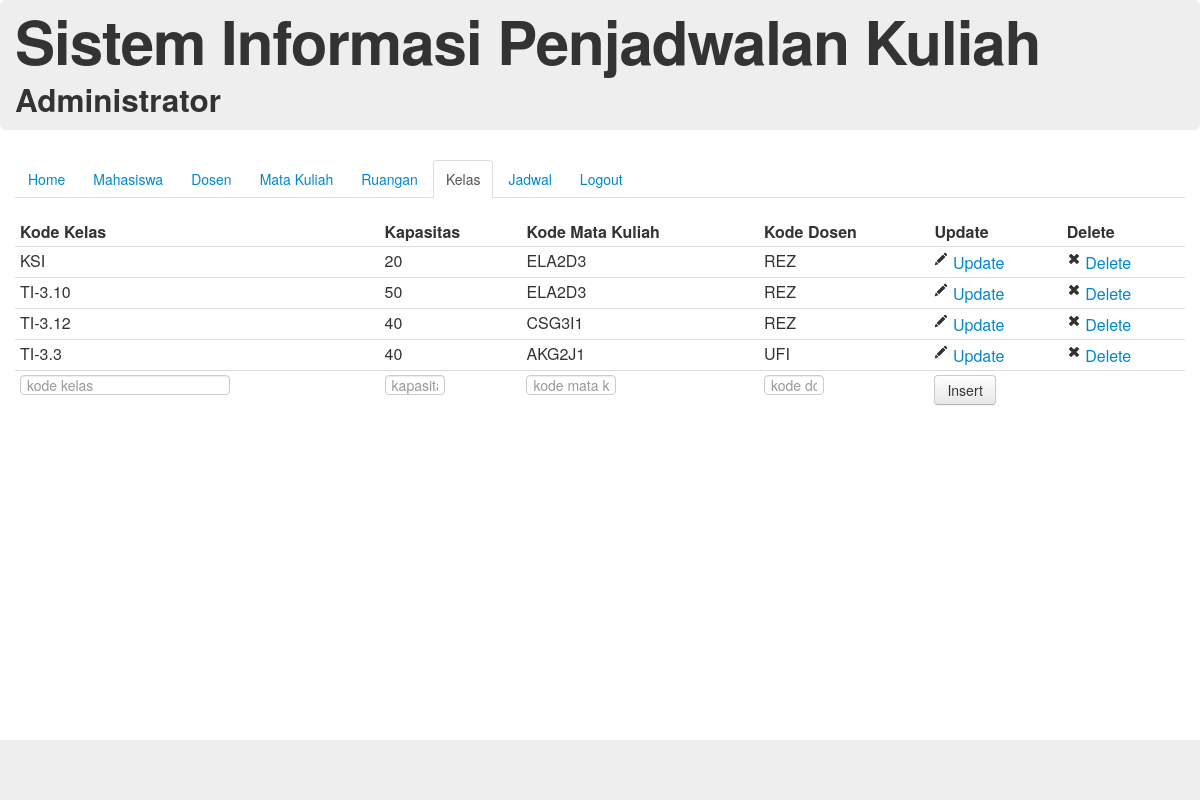
/index.php/adminController/viewKelas, run on the app's committed database.
### tables this page shows
CREATE TABLE `kelas` (
  `kode_kelas` varchar(20) NOT NULL,
  `kapasitas` int(3) NOT NULL,
  `kode_matakuliah` varchar(6) NOT NULL,
  `kode_dosen` varchar(3) NOT NULL
);

### application/controllers/adminController.php (called while the page is built, shortened)
<?php if ( ! defined('BASEPATH')) exit('No direct script access allowed');
class AdminController extends CI_Controller {
	function viewKelas($message = -1, $messageData=""){
		$data['active'] = "kelas";
		$this->load->model('kelas');
		$data['kelas'] = $this->kelas->get_all();
		$data['messageData'] = $messageData;
		$this->load->view('header');
		$this->load->view('admin/menu',$data);
		$this->load->view('admin/tabelKelas',$data);
		$this->load->view('footer');
	}
}

### index.php (called while the page is built, shortened)
<?php
require_once BASEPATH.'core/CodeIgniter.php';

### application/models/kelas.php (called while the page is built, shortened)
<?php
class Kelas extends CI_Model{
	function get_all(){
		$query = $this->db->get('kelas');
		return $query->result();
	}
} ?>

### application/views/admin/tabelKelas.php (the view)
<div id="content">
	<table class="table table-hover table-condensed">
		<thead>
			<tr>
				<th>Kode Kelas</th>
				<th>Kapasitas</th>
				<th>Kode Mata Kuliah</th>
				<th>Kode Dosen</th>
				<th>Update</th>
				<th>Delete</th>
			</tr>
		</thead>
		<tbody>
			<?php foreach ($kelas as $kls){
				echo "<tr><td>". $kls->kode_kelas;
				echo "</td><td>". $kls->kapasitas;
				echo "</td><td>". $kls->kode_matakuliah;
				echo "</td><td>". $kls->kode_dosen;
				echo "</td><td>";
				echo "<a href='". base_url() ."index.php/adminController/formUpdateKelas/". $kls->kode_kelas ."' title='Update'><i class='icon-pencil'></i> Update</a>";
				echo "</td><td>";
				echo "<a href='". base_url() ."index.php/adminController/deleteKelas/". $kls->kode_kelas ."' title='Delete'><i class='icon-remove'></i> Delete</a>";
				echo "</td></tr>";
			}
			?>
		</tbody>
		<tfoot>
			<form action="<?php echo base_url(); ?>index.php/adminController/insertKelas" method="POST">
				<tr>
					<td><input class="input-large" type="text" name="kode_kelas" placeholder="kode kelas" maxlength="20"></td>
					<td><input class="input-mini" type="text" name="kapasitas" placeholder="kapasitas" maxlength="3"></td>
					<td><input class="input-small" type="text" name="kode_matakuliah" placeholder="kode mata kuliah" maxlength="6"></td>
					<td><input class="input-mini" type="text" name="kode_dosen" placeholder="kode dosen" maxlength="3"></td>
					<td><input class="btn" type="submit" value="Insert"></td>
					<td></td>
				</tr>
			</form>
		</tfoot>
	</table>
</div>

### data on the page
kelas: kode_kelas "KSI", kapasitas "20", kode_matakuliah "ELA2D3", kode_dosen "REZ"
kelas: kode_kelas "TI-3.10", kapasitas "50", kode_matakuliah "ELA2D3", kode_dosen "REZ"
kelas: kode_kelas "TI-3.12", kapasitas "40", kode_matakuliah "CSG3I1", kode_dosen "REZ"
kelas: kode_kelas "TI-3.3", kapasitas "40", kode_matakuliah "AKG2J1", kode_dosen "UFI"
